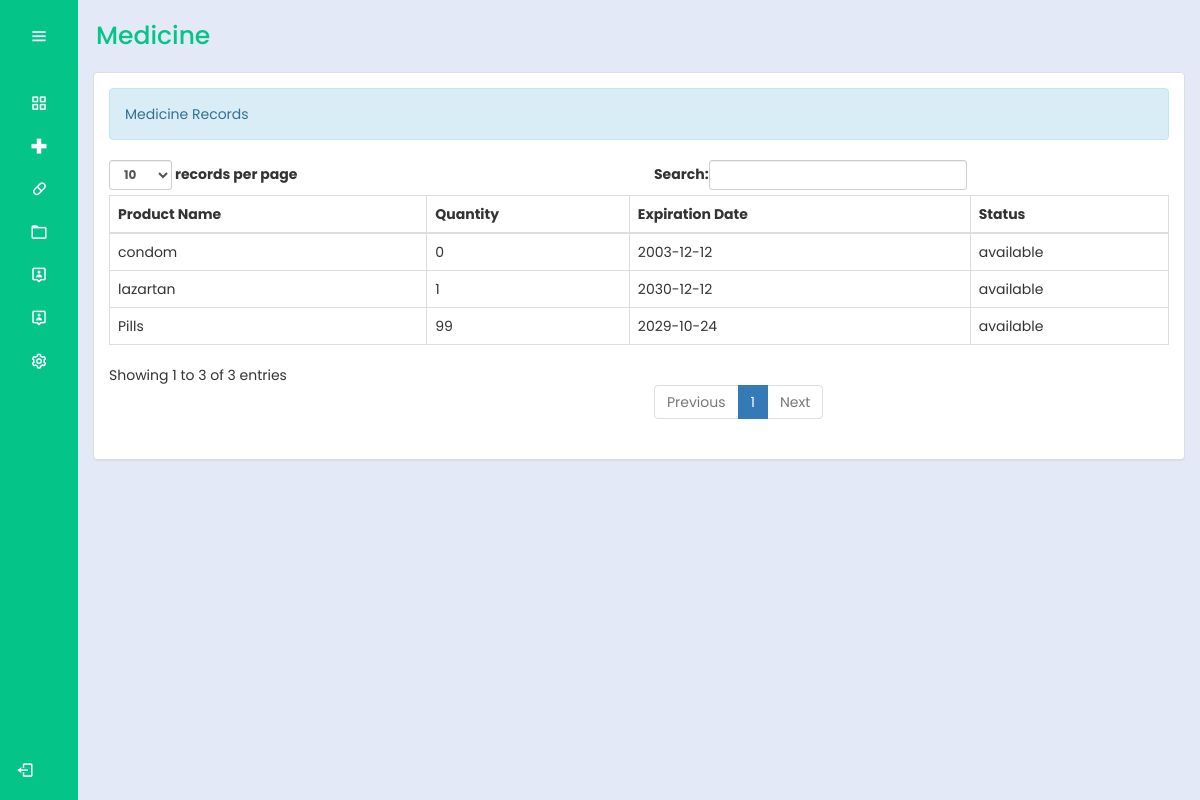
The app's page /admin/medicinerecords.php (signed in) with its own data.
### tables this page shows
CREATE TABLE `medicines` (
  `productId` int(30) NOT NULL,
  `productName` varchar(100) NOT NULL,
  `sponsor` varchar(100) NOT NULL,
  `unit` varchar(100) NOT NULL,
  `batch` varchar(100) NOT NULL,
  `quantity1` int(10) NOT NULL,
  `total` int(10) NOT NULL,
  `expDate` date NOT NULL,
  `status` varchar(100) NOT NULL
);

### admin/medicinerecords.php (the view, shortened to what this page needs)
<?php
@include "../connection/connect.php";
if(isset($_SESSION['user_data'])){
?>
<!DOCTYPE html>
<html lang="en">
<head>
  <link rel="stylesheet" href="../cssmainmenu/style.css">
  <link href='https://unpkg.com/boxicons@2.1.4/css/boxicons.min.css' rel='stylesheet'>
  <link rel = "stylesheet" type = "text/css" href = "../css/bootstrap.css " />
	<link rel = "stylesheet" type = "text/css" href = "../css/style.css" />
</head>
<body>
  <div class="sidebar">
    <div class="logo_details">
      <i class="bx bx-menu" id="btn"></i>
    </div>
    <ul class="nav-list">
      <li>
        <a href="Dashboard.php">
          <i class="bx bx-grid-alt"></i>
        </a>
      </li>
      <li>
        <a href="medicinerecords.php">
          <i class="bx bx-plus-medical"></i>
        </a>
      </li>
      <li>
        <a href="Contraceptives.php">
          <i class="bx bx-capsule"></i>
        </a>
      </li>
      <li>
        <a href="records.php">
          <i class="bx bx-folder"></i>
        </a>
      </li>
      <li>
        <a href="RegisteredUserAdmin.php">
          <i class="bx bx-user-pin"></i>
        </a>
      </li>
      <li>
          <a href="account.php">
            <i class="bx bx-user-pin"></i>
          </a>
        </li>
      <li>
       <a href="settings.php?id=<?php echo $_SESSION['user_data']['id']; ?>">
          <i class="bx bx-cog"></i>
        </a>
      </li>
      <li class="profile">
        <div class="profile_details">
           <div class="profile_content">
           <div class="name"><?php echo $_SESSION['user_data']['fname']; ?></div>
          </div>
          </div>
  <a href="../logout.php" id="log_out">
    <i class="bx bx-log-out"></i>
  </a>
  </li>
    </ul>
  </div>
  <section class="home-section">
  <div class="text">Medicine</div>
  <div class="container-fluid">
		<div class="panel panel-default">
			<div class="panel-body">
      <div class = "alert alert-info">Medicine Records</div>
				<table id="table" class="table table-bordered">
					<thead>
						<tr>
							<th>Product Name</th>
							<th>Quantity</th>
							<th>Expiration Date</th>
							<th>Status</th>
						</tr>
					</thead>
					<tbody>
						<?php
							$query = $conn->query("SELECT * FROM `medicines`") or die(mysqli_error());
							while ($fetch = $query->fetch_array()) {
							?>
								<tr>
									<td><?php echo $fetch['productName'] ?></td>
									<td><?php echo $fetch['total'] ?></td>
									<td><?php echo $fetch['expDate'] ?></td>
                  <td><?php echo $fetch['status'] ?></td>
						<?php
							}
						?>
					</tbody>
				</table>
			</div>
		</div>
	</div>
  </section>
</body>
</html>
<?php
}
else{
	header("Location:.././index.php?error=UnAuthorized Access");
}

### cssmainmenu/style.css (style rules this page uses)
:root { --color-default: #04c487; --color-second:#04c487; --color-white:#fff; --color-body:#e4e9f7; --color-light:#e0e0e0; }
* { padding: 0%; margin: 0%; box-sizing: border-box; font-family: 'Poppins', sans-serif; }
body { min-height: 100vh; }
.sidebar { min-height: 100vh; width: 78px; padding: 6px 14px; z-index: 99; background-color: var(--color-default); transition: all .5s ease; position: fixed; top:0; left: 0; }
.sidebar .logo_details { height: 60px; display: flex; align-items: center; position: relative; }
.sidebar .logo_details #btn { position: absolute; top:50%; right: 0; transform: translateY(-50%); font-size: 20px; text-align: center; cursor: pointer; transition: all .5s ease; }
.sidebar i { color:var(--color-white); height: 60px; line-height: 60px; min-width: 50px; font-size: 25px; text-align: center; }
.sidebar .nav-list { margin-top: 20px; height: 100%; }
.sidebar li { position: relative; margin:8px 0; list-style: none; }
.sidebar li a { display: flex; height: 100%; width: 100%; align-items: center; text-decoration: none; background-color: var(--color-default); position: relative; transition: all .5s ease; z-index: 12; }
.sidebar li a::after { content: ""; position: absolute; width: 100%; height: 100%; transform: scaleX(0); background-color: var(--color-white); border-radius: 5px; transition: transform 0.3s ease-in-out; transform-origin: left; z-index: -2; }
.sidebar li i { height: 35px; line-height: 35px; font-size: 18px; border-radius: 5px; }
.sidebar li.profile { position: fixed; height: 60px; width: 78px; left: 0; bottom:-8px; padding:10px 14px; overflow: hidden; transition: all .5s ease; }
.sidebar .profile .profile_details { display: flex; align-items: center; flex-wrap: nowrap; }
.sidebar li.profile .name, .sidebar li.profile .designation { font-size: 15px; font-weight: 400; color:var(--color-white); white-space: nowrap; }
.sidebar .profile #log_out { position: absolute; top:50%; right: 0; transform: translateY(-50%); background-color: var(--color-second); width: 100%; height: 60px; line-height: 60px; border-radius: 5px; cursor: pointer; transition: all 0.5s ease; }
.home-section { position: relative; background-color: var(--color-body); min-height: 100vh; top:0; left:78px; width: calc(100% - 78px); transition: all .5s ease; z-index: 2; }
.home-section .text { display: inline-block; color:var(--color-default); font-size: 25px; font-weight: 500; margin: 18px; }

### records on screen
medicines: productName "condom", total "0", expDate "2003-12-12", status "available"
medicines: productName "lazartan", total "1", expDate "2030-12-12", status "available"
medicines: productName "Pills", total "99", expDate "2029-10-24", status "available"
